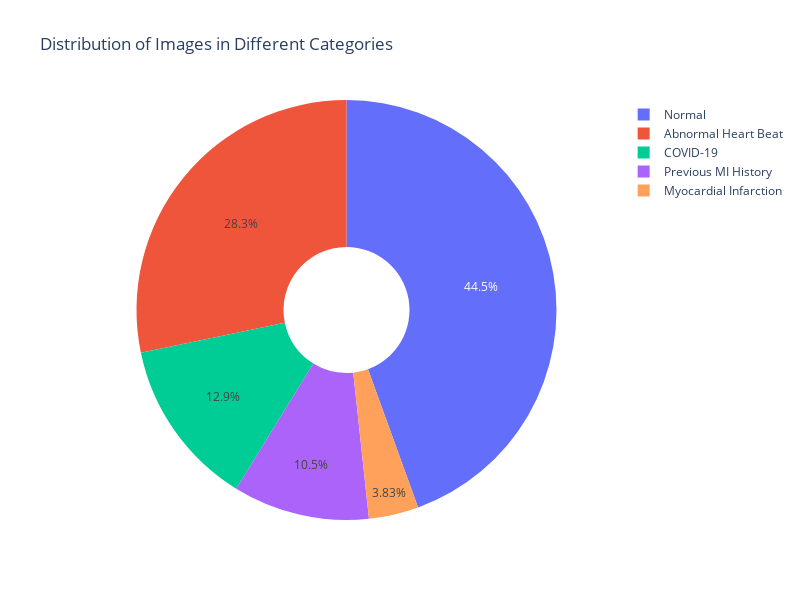

Source (notebook cell):
### Code cell
fig = go.Figure(data=[go.Pie(labels=labels, values=counts, textinfo='percent', hole=0.3)])

fig.update_layout(
    title='Distribution of Images in Different Categories',
    width=800,
    height=600
)

fig.show()

### Figure 1 — Plotly figure (JSON) as saved in the notebook; plotly's stock layout.template omitted (floating-point values rounded to 4 significant figures)
{"data": [{"hole": 0.3, "labels": ["Abnormal Heart Beat", "COVID-19", "Previous MI History", "Myocardial Infarction", "Normal"], "textinfo": "percent", "type": "pie", "values": [546, 250, 203, 74, 859]}], "layout": {"height": 600, "title": {"text": "Distribution of Images in Different Categories"}, "width": 800}}
